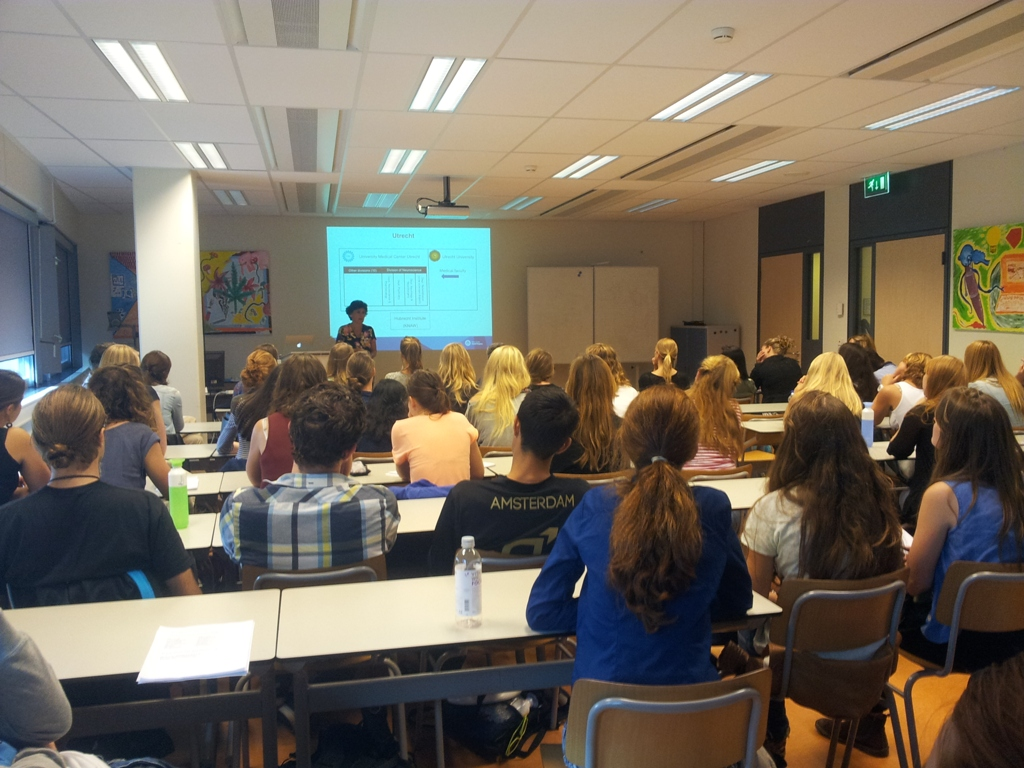
#> input picture Eye Tracker based Gaze Analysis/analysis/imgs/lecture.jpg, 1024 x 768 px
$ python analysis_3.py
#> lines starting #> are read from the running program, lines starting #| are printed output that depends on the picture
### Eye Tracker based Gaze Analysis/gazeanalyser/_get_gaze_data.py

import copy
import os.path

import numpy
import pandas as pd
from gazeanalyser._compute_visual_metrics import blink_detection, fixation_detection, saccade_detection


def read_gaze_data(filename, missing=0.0, debug=True):
#> called with filename = 'data/eyetracker_data.csv', missing = 0, debug = True
	if debug:
		def message(msg):
			print(msg)
	else:
		def message(msg):
			pass

	# check if the file exists
	if os.path.isfile(filename):
		# open file
		message("opening file '%s'" % filename)
		gaze_data= pd.read_csv(filename)
#> (reads Eye Tracker based Gaze Analysis/analysis/data/eyetracker_data.csv from the repository)

	# raise exception if the file does not exist
	else:
		raise Exception("Error in data file: file '%s' does not exist" % filename)

	# variables
	gazeData = []
	x = []
	y = []
	time = []
	trackertime = []
	events = {'Sfix':[],'Ssac':[],'Sblk':[],'Efix':[],'Esac':[],'Eblk':[]}
	starttime = 0

	# loop through all gaze data
	for i, data in gaze_data.iterrows():

		try:
			# extract data
			x.append(float(data.LX))
			y.append(float(data.LY))
			time.append(int(1 * float(data.TIME)) - starttime)
			trackertime.append(int(1 * float(data.TIME)))
		except:
			message("line '%s' could not be parsed" % i)
			continue


	trial = {}
	trial['x'] = numpy.array(x)
	trial['y'] = numpy.array(y)
	trial['time'] = numpy.array(time)
	trial['trackertime'] = numpy.array(trackertime)

	trial['events'] = copy.deepcopy(events)

	trial['events']['Sblk'], trial['events']['Eblk'] = blink_detection(trial['x'], trial['y'], trial['trackertime'],missing=missing)
	trial['events']['Sfix'], trial['events']['Efix'] = fixation_detection(trial['x'], trial['y'], trial['trackertime'], missing=missing)
	trial['events']['Ssac'], trial['events']['Esac'] = saccade_detection(trial['x'], trial['y'],trial['trackertime'], missing=missing)

	gazeData.append(trial)


	return gazeData

### Eye Tracker based Gaze Analysis/gazeanalyser/_compute_visual_metrics.py
import numpy

def blink_detection(x, y, time, missing=0.0, minlen=10):

	# empty list to contain data
#> called with x = array of shape (4606,), y = array of shape (4606,), time = array of shape (4606,), missing = 0, minlen = 10
	Sblk = []
	Eblk = []

	# check where the missing samples are
	mx = numpy.array(x==missing, dtype=int)
	my = numpy.array(y==missing, dtype=int)
	miss = numpy.array((mx+my) == 2, dtype=int)

	# check where the starts and ends are (+1 to counteract shift to left)
	diff = numpy.diff(miss)
	starts = numpy.where(diff==1)[0] + 1
	ends = numpy.where(diff==-1)[0] + 1

	# compile blink starts and ends
	for i in range(len(starts)):
		# get starting index
		s = starts[i]
		# get ending index
		if i < len(ends):
			e = ends[i]
		elif len(ends) > 0:
			e = ends[-1]
		else:
			e = -1
		# append only if the duration in samples is equal to or greater than
		# the minimal duration
		if e-s >= minlen:
			# add starting time
			Sblk.append([time[s]])
			# add ending time
			Eblk.append([time[s],time[e],time[e]-time[s]])

	return Sblk, Eblk

def remove_missing(x, y, time, missing):
	mx = numpy.array(x==missing, dtype=int)
	my = numpy.array(y==missing, dtype=int)
	x = x[(mx+my) != 2]
	y = y[(mx+my) != 2]
	time = time[(mx+my) != 2]
	return x, y, time


def fixation_detection(x, y, time, missing=0.0, maxdist=25, mindur=50):

#> called with x = array of shape (4606,), y = array of shape (4606,), time = array of shape (4606,), missing = 0, maxdist = 25, mindur = 50
	x, y, time = remove_missing(x, y, time, missing)

	# empty list to contain data
	Sfix = []
	Efix = []

	# loop through all coordinates
	si = 0
	fixstart = False
	for i in range(1,len(x)):
		# calculate Euclidean distance from the current fixation coordinate
		# to the next coordinate
		squared_distance = ((x[si]-x[i])**2 + (y[si]-y[i])**2)
		dist = 0.0
		if squared_distance > 0:
			dist = squared_distance**0.5
		# check if the next coordinate is below maximal distance
		if dist <= maxdist and not fixstart:
			# start a new fixation
			si = 0 + i
			fixstart = True
			Sfix.append([time[i]])
		elif dist > maxdist and fixstart:
			# end the current fixation
			fixstart = False
			# only store the fixation if the duration is ok
			if time[i-1]-Sfix[-1][0] >= mindur:
				Efix.append([Sfix[-1][0], time[i-1], time[i-1]-Sfix[-1][0], x[si], y[si]])
			# delete the last fixation start if it was too short
			else:
				Sfix.pop(-1)
			si = 0 + i
		elif not fixstart:
			si += 1
	#add last fixation end (we can lose it if dist > maxdist is false for the last point)
	if len(Sfix) > len(Efix):
		Efix.append([Sfix[-1][0], time[len(x)-1], time[len(x)-1]-Sfix[-1][0], x[si], y[si]])
	return Sfix, Efix


def saccade_detection(x, y, time, missing=0.0, minlen=5, maxvel=40, maxacc=340):
#> called with x = array of shape (4606,), y = array of shape (4606,), time = array of shape (4606,), missing = 0, minlen = 5, maxvel = 40, maxacc = 340
	x, y, time = remove_missing(x, y, time, missing)

	# CONTAINERS
	Ssac = []
	Esac = []

	# INTER-SAMPLE MEASURES
	# the distance between samples is the square root of the sum
	# of the squared horizontal and vertical interdistances
	intdist = (numpy.diff(x)**2 + numpy.diff(y)**2)**0.5
	# get inter-sample times
	inttime = numpy.diff(time)
	# recalculate inter-sample times to seconds
	inttime = inttime / 1000.0

	# VELOCITY AND ACCELERATION
	# the velocity between samples is the inter-sample distance
	# divided by the inter-sample time
	vel = intdist / inttime
	# the acceleration is the sample-to-sample difference in
	# eye movement velocity
	acc = numpy.diff(vel)

	# SACCADE START AND END
	t0i = 0
	stop = False
	while not stop:
		# saccade start (t1) is when the velocity or acceleration
		# surpass threshold, saccade end (t2) is when both return
		# under threshold

		# detect saccade starts
		sacstarts = numpy.where((vel[1+t0i:] > maxvel).astype(int) + (acc[t0i:] > maxacc).astype(int) >= 1)[0]
		if len(sacstarts) > 0:
			# timestamp for starting position
			t1i = t0i + sacstarts[0] + 1
			if t1i >= len(time)-1:
				t1i = len(time)-2
			t1 = time[t1i]

			# add to saccade starts
			Ssac.append([t1])

			# detect saccade endings
			sacends = numpy.where((vel[1+t1i:] < maxvel).astype(int) + (acc[t1i:] < maxacc).astype(int) == 2)[0]
			if len(sacends) > 0:
				# timestamp for ending position
				t2i = sacends[0] + 1 + t1i + 2
				if t2i >= len(time):
					t2i = len(time)-1
				t2 = time[t2i]
				dur = t2 - t1

				# ignore saccades that did not last long enough
				if dur >= minlen:
					# add to saccade ends
					Esac.append([t1, t2, dur, x[t1i], y[t1i], x[t2i], y[t2i]])
				else:
					# remove last saccade start on too low duration
					Ssac.pop(-1)

				# update t0i
				t0i = 0 + t2i
			else:
				stop = True
		else:
			stop = True

	return Ssac, Esac

### Eye Tracker based Gaze Analysis/gazeanalyser/_visual_functions.py
import os
import numpy
from matplotlib import pyplot, image

COLS = {	"butter": [	'#fce94f',
					'#edd400',
					'#c4a000'],
		"orange": [	'#fcaf3e',
					'#f57900',
					'#ce5c00'],
		"chocolate": [	'#e9b96e',
					'#c17d11',
					'#8f5902'],
		"chameleon": [	'#8ae234',
					'#73d216',
					'#4e9a06'],
		"skyblue": [	'#729fcf',
					'#3465a4',
					'#204a87'],
		"plum": 	[	'#ad7fa8',
					'#75507b',
					'#5c3566'],
		"scarletred":[	'#ef2929',
					'#cc0000',
					'#a40000'],
		"aluminium": [	'#eeeeec',
					'#d3d7cf',
					'#babdb6',
					'#888a85',
					'#555753',
					'#2e3436'],
		}

# FUNCTIONS
def generate_fixations_map(fixations, dispsize, imagefile=None, durationsize=True, durationcolour=True, alpha=0.5, savefilename=None):

	# FIXATIONS
	fix = parse_fixations(fixations)

	# IMAGE
	fig, ax = draw_display(dispsize, imagefile=imagefile)

	# CIRCLES
	# duration weigths
	if durationsize:
		siz = 1 * (fix['dur']/30.0)
	else:
		siz = 1 * numpy.median(fix['dur']/30.0)
	if durationcolour:
		col = fix['dur']
	else:
		col = COLS['chameleon'][2]
	# draw circles
	ax.scatter(fix['x'],fix['y'], s=siz, c=col, marker='o', cmap='jet', alpha=alpha, edgecolors='none')

	# FINISH PLOT
	# invert the y axis, as (0,0) is top left on a display
	ax.invert_yaxis()
	# save the figure if a file name was provided
	if savefilename != None:
		fig.savefig(savefilename)

	return fig


def generate__raw_map(x, y, dispsize, imagefile=None, savefilename=None):

	# image
	fig, ax = draw_display(dispsize, imagefile=imagefile)

	# plot raw data points
	ax.plot(x, y, 'o', color=COLS['aluminium'][0], markeredgecolor=COLS['aluminium'][5])

	# invert the y axis, as (0,0) is top left on a display
	ax.invert_yaxis()
	# save the figure if a file name was provided
	if savefilename != None:
		fig.savefig(savefilename)

	return fig


def generate_scanpath_map(fixations, saccades, dispsize, imagefile=None, alpha=0.5, savefilename=None):

	# image
	fig, ax = draw_display(dispsize, imagefile=imagefile)

	# FIXATIONS
	# parse fixations
	fix = parse_fixations(fixations)
	# draw fixations
	ax.scatter(fix['x'],fix['y'], s=(1 * fix['dur'] / 30.0), c=COLS['chameleon'][2], marker='o', cmap='jet', alpha=alpha, edgecolors='none')
	# draw annotations (fixation numbers)
	for i in range(len(fixations)):
		ax.annotate(str(i+1), (fix['x'][i],fix['y'][i]), color=COLS['aluminium'][5], alpha=1, horizontalalignment='center', verticalalignment='center', multialignment='center')

	# SACCADES
	if saccades:
		# loop through all saccades
		for st, et, dur, sx, sy, ex, ey in saccades:
			# draw an arrow between every saccade start and ending
			ax.arrow(sx, sy, ex-sx, ey-sy, alpha=alpha, fc=COLS['aluminium'][0], ec=COLS['aluminium'][5], fill=True, shape='full', width=10, head_width=20, head_starts_at_zero=False, overhang=0)

	# invert the y axis, as (0,0) is top left on a display
	ax.invert_yaxis()
	# save the figure if a file name was provided
	if savefilename != None:
		fig.savefig(savefilename)

	return fig


# # # # #
# HELPER FUNCTIONS


def draw_display(dispsize, imagefile=None):

	# construct screen (black background)
	_, ext = os.path.splitext(imagefile)
	ext = ext.lower()
	data_type = 'float32' if ext == '.png' else 'uint8'
	screen = numpy.zeros((dispsize[1],dispsize[0],3), dtype=data_type)
	# if an image location has been passed, draw the image
	if imagefile != None:
		# check if the path to the image exists
		if not os.path.isfile(imagefile):
			raise Exception("ERROR in draw_display: imagefile not found at '%s'" % imagefile)
		# load image
		img = image.imread(imagefile)
#> img is the input picture: shape (768, 1024, 3); mean R, G, B 117.8, 109.7, 96.2
		# flip image over the horizontal axis
		# (do not do so on Windows, as the image appears to be loaded with
		# the correct side up there; what's up with that? :/)
		if not os.name == 'nt':
			img = numpy.flipud(img)
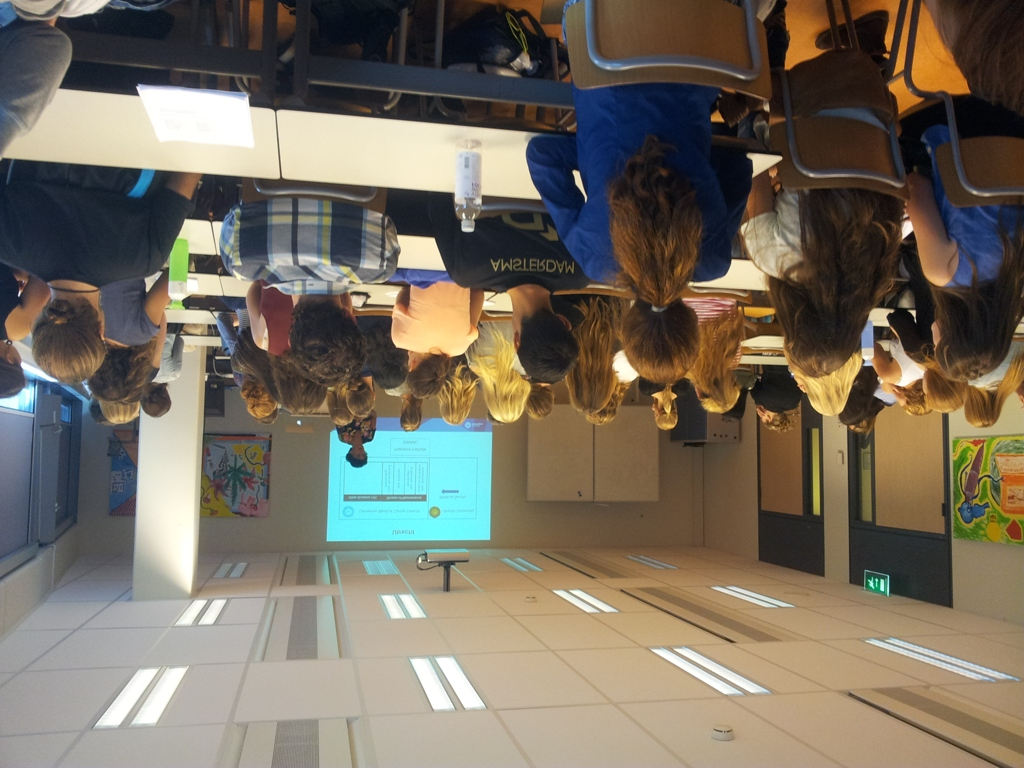
#> img: shape (768, 1024, 3); mean R, G, B 117.8, 109.7, 96.2
		# width and height of the image
		w, h = int(len(img[0])), int(len(img))
#> w = 1024; h = 768
		# x and y position of the image on the display
		x = int(dispsize[0]/2 - w/2)
#> x = 0
		y = int(dispsize[1]/2 - h/2)
#> y = 0
#> in generate__raw_map, `fig.savefig(savefilename)`:
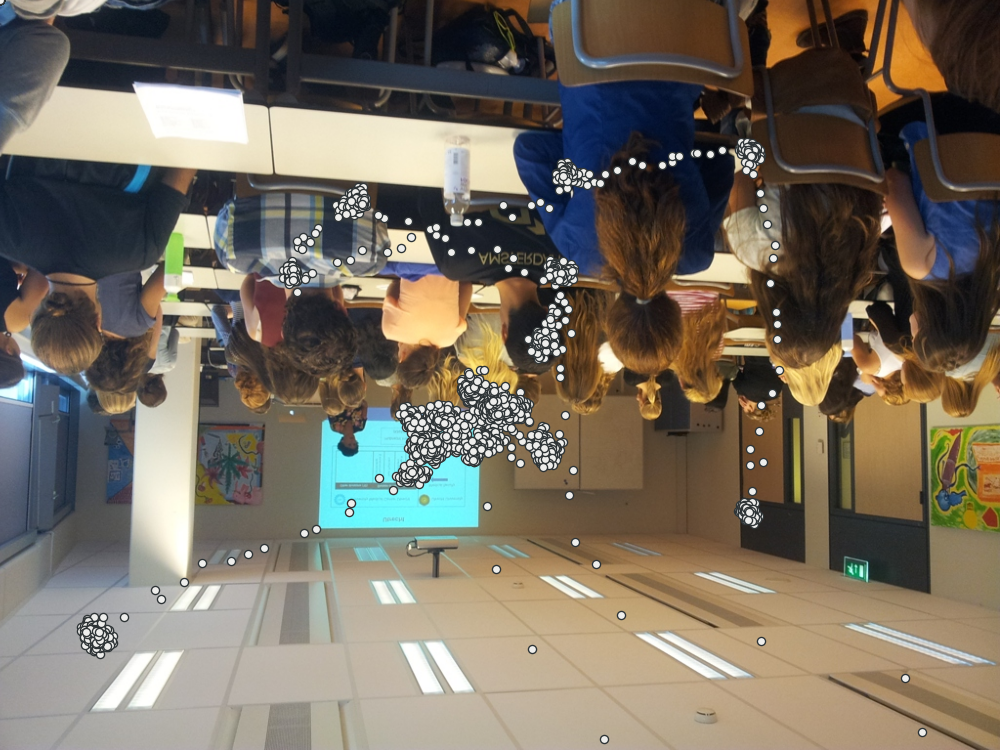
#> figure drawn by matplotlib, 1 panel
		# draw the image on the screen
		screen[y:y+h,x:x+w,:] += img
	# dots per inch
	dpi = 100.0
	# determine the figure size in inches
	figsize = (dispsize[0]/dpi, dispsize[1]/dpi)
	# create a figure
	fig = pyplot.figure(figsize=figsize, dpi=dpi, frameon=False)
	ax = pyplot.Axes(fig, [0,0,1,1])
	ax.set_axis_off()
	fig.add_axes(ax)
	# plot display
	ax.axis([0,dispsize[0],0,dispsize[1]])
	ax.imshow(screen)#, origin='upper')

	return fig, ax


# [19 lines left out: function gaussian, not called in this run]


def parse_fixations(fixations):

	# empty arrays to contain fixation coordinates
	fix = {	'x':numpy.zeros(len(fixations)),
			'y':numpy.zeros(len(fixations)),
			'dur':numpy.zeros(len(fixations))}
	# get all fixation coordinates
	for fixnr in range(len( fixations)):
		stime, etime, dur, ex, ey = fixations[fixnr]
		fix['x'][fixnr] = ex
		fix['y'][fixnr] = ey
		fix['dur'][fixnr] = dur

	return fix

### Eye Tracker based Gaze Analysis/analysis/analysis_3.py

# native
import os

from gazeanalyser._get_gaze_data import read_gaze_data
from gazeanalyser._visual_functions import generate_fixations_map, generate_scanpath_map, generate__raw_map

# external
import numpy
DIR = os.path.dirname(__file__)
IMGDIR = os.path.join(DIR, 'imgs')
DATADIR = os.path.join(DIR, 'data')
PLOTDIR = os.path.join(DIR, 'visual_analytics_results')


# EXPERIMENT SPECS
DISPSIZE = [1024,768] # (px,px)

eyetracker_data = read_gaze_data("data/eyetracker_data.csv");

saccades_data =  eyetracker_data[0]['events']['Esac']
fixations_data = eyetracker_data[0]['events']['Efix']

imgname = "lecture.jpg"
# paths
imagefile = os.path.join(IMGDIR, imgname)
rawplotfile = os.path.join("visual_analytics_results", "raw_data_%s_%d" % ("t1", 1))
scatterfile = os.path.join("visual_analytics_results", "fixations_%s_%d" % ("t1", 1))
scanpathfile = os.path.join("visual_analytics_results", "scanpath_%s_%d" % ("t1", 1))
heatmapfile = os.path.join("visual_analytics_results", "heatmap_%s_%d" % ("t1", 1))


# raw data points
generate__raw_map(eyetracker_data[0]['x'], eyetracker_data[0]['y'], DISPSIZE, imagefile=imagefile, savefilename=rawplotfile)

# fixations
generate_fixations_map(fixations_data, DISPSIZE, imagefile=imagefile, durationsize=True, durationcolour=False, alpha=0.5, savefilename =scatterfile)
#> in generate_fixations_map, `fig.savefig(savefilename)`:
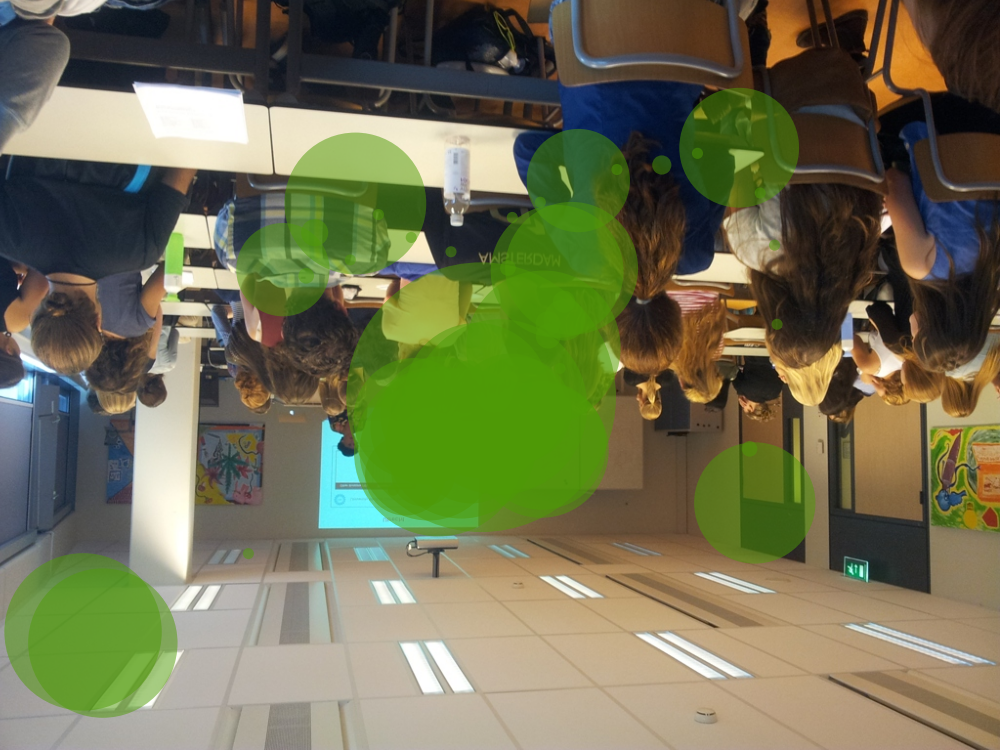
#> figure drawn by matplotlib, 1 panel

# # scanpath
generate_scanpath_map(fixations_data, saccades_data, DISPSIZE, imagefile=imagefile, alpha=0.5, savefilename=scanpathfile)
